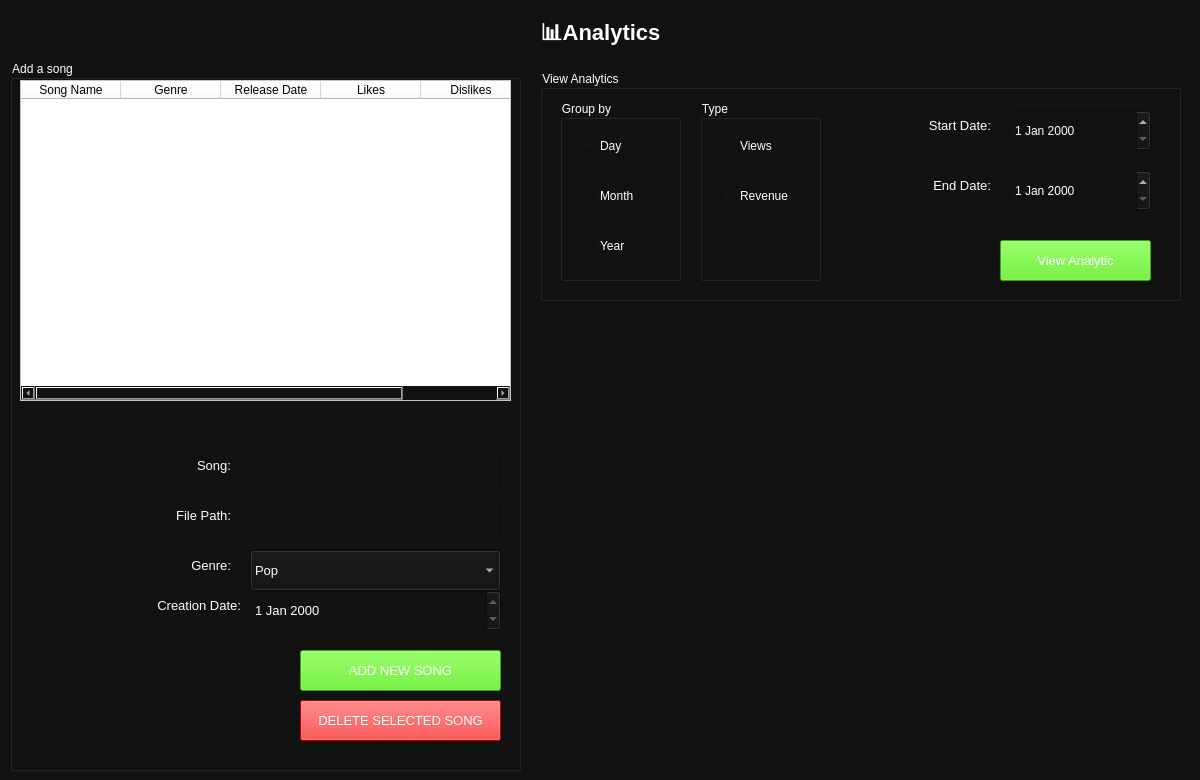
      <widget class="QWidget" name="analyticsPage">
       <property name="styleSheet">
        <string notr="true">background-color: #121212; color: #fff;</string>
       </property>
       <widget class="QLabel" name="searchTitle_4">
        <property name="geometry">
         <rect>
          <x>10</x>
          <y>20</y>
          <width>1181</width>
          <height>30</height>
         </rect>
        </property>
        <property name="styleSheet">
         <string notr="true">font-size:22px; font-weight:bold;</string>
        </property>
        <property name="text">
         <string>📊Analytics</string>
        </property>
        <property name="alignment">
         <set>Qt::AlignCenter</set>
        </property>
       </widget>
       <widget class="QGroupBox" name="groupBox_3">
        <property name="geometry">
         <rect>
          <x>10</x>
          <y>60</y>
          <width>511</width>
          <height>711</height>
         </rect>
        </property>
        <property name="title">
         <string>Add a song</string>
        </property>
        <widget class="QTableWidget" name="tableWidget_2">
         <property name="geometry">
          <rect>
           <x>10</x>
           <y>20</y>
           <width>491</width>
           <height>321</height>
          </rect>
         </property>
         <property name="styleSheet">
          <string notr="true">background-color:#FFFFFF ; color: #000000;</string>
         </property>
         <column>
          <property name="text">
           <string>Song Name</string>
          </property>
         </column>
         <column>
          <property name="text">
           <string>Genre</string>
          </property>
         </column>
         <column>
          <property name="text">
           <string>Release Date</string>
          </property>
         </column>
         <column>
          <property name="text">
           <string>Likes</string>
          </property>
         </column>
         <column>
          <property name="text">
           <string>Dislikes</string>
          </property>
         </column>
        </widget>
        <widget class="QLineEdit" name="S_SongName_2">
         <property name="geometry">
          <rect>
           <x>240</x>
           <y>390</y>
           <width>251</width>
           <height>41</height>
          </rect>
         </property>
         <property name="font">
          <font>
           <pointsize>10</pointsize>
          </font>
         </property>
         <property name="readOnly">
          <bool>false</bool>
         </property>
        </widget>
        <widget class="QLineEdit" name="S_SongName_3">
         <property name="geometry">
          <rect>
           <x>240</x>
           <y>440</y>
           <width>251</width>
           <height>41</height>
          </rect>
         </property>
         <property name="font">
          <font>
           <pointsize>10</pointsize>
          </font>
         </property>
         <property name="readOnly">
          <bool>false</bool>
         </property>
        </widget>
        <widget class="QComboBox" name="comboBox">
         <property name="geometry">
          <rect>
           <x>240</x>
           <y>490</y>
           <width>251</width>
           <height>41</height>
          </rect>
         </property>
         <property name="font">
          <font>
           <pointsize>10</pointsize>
          </font>
         </property>
         <item>
          <property name="text">
           <string>Pop</string>
          </property>
         </item>
         <item>
          <property name="text">
           <string>Rock</string>
          </property>
         </item>
         <item>
          <property name="text">
           <string>Hip Hop</string>
          </property>
         </item>
         <item>
          <property name="text">
           <string>Jazz</string>
          </property>
         </item>
         <item>
          <property name="text">
           <string>Electronic</string>
          </property>
         </item>
         <item>
          <property name="text">
           <string>Blues</string>
          </property>
         </item>
         <item>
          <property name="text">
           <string>Acoustic</string>
          </property>
         </item>
         <item>
          <property name="text">
           <string>Rap</string>
          </property>
         </item>
         <item>
          <property name="text">
           <string>Metal</string>
          </property>
         </item>
         <item>
          <property name="text">
           <string>Country</string>
          </property>
         </item>
         <item>
          <property name="text">
           <string>R&amp;B</string>
          </property>
         </item>
         <item>
          <property name="text">
           <string>Classical</string>
          </property>
         </item>
        </widget>
        <widget class="QLabel" name="label_50">
         <property name="geometry">
          <rect>
           <x>140</x>
           <y>390</y>
           <width>81</width>
           <height>31</height>
          </rect>
         </property>
         <property name="font">
          <font>
           <pointsize>10</pointsize>
          </font>
         </property>
         <property name="layoutDirection">
          <enum>Qt::LeftToRight</enum>
         </property>
         <property name="text">
          <string>Song:</string>
         </property>
         <property name="alignment">
          <set>Qt::AlignRight|Qt::AlignTrailing|Qt::AlignVCenter</set>
         </property>
        </widget>
        <widget class="QLabel" name="label_51">
         <property name="geometry">
          <rect>
           <x>140</x>
           <y>440</y>
           <width>81</width>
           <height>31</height>
          </rect>
         </property>
         <property name="font">
          <font>
           <pointsize>10</pointsize>
          </font>
         </property>
         <property name="layoutDirection">
          <enum>Qt::LeftToRight</enum>
         </property>
         <property name="text">
          <string>File Path:</string>
         </property>
         <property name="alignment">
          <set>Qt::AlignRight|Qt::AlignTrailing|Qt::AlignVCenter</set>
         </property>
        </widget>
        <widget class="QLabel" name="label_52">
         <property name="geometry">
          <rect>
           <x>140</x>
           <y>490</y>
           <width>81</width>
           <height>31</height>
          </rect>
         </property>
         <property name="font">
          <font>
           <pointsize>10</pointsize>
          </font>
         </property>
         <property name="layoutDirection">
          <enum>Qt::LeftToRight</enum>
         </property>
         <property name="text">
          <string>Genre:</string>
         </property>
         <property name="alignment">
          <set>Qt::AlignRight|Qt::AlignTrailing|Qt::AlignVCenter</set>
         </property>
        </widget>
        <widget class="QLabel" name="label_53">
         <property name="geometry">
          <rect>
           <x>80</x>
           <y>530</y>
           <width>151</width>
           <height>31</height>
          </rect>
         </property>
         <property name="font">
          <font>
           <pointsize>10</pointsize>
          </font>
         </property>
         <property name="layoutDirection">
          <enum>Qt::LeftToRight</enum>
         </property>
         <property name="text">
          <string>Creation Date:</string>
         </property>
         <property name="alignment">
          <set>Qt::AlignRight|Qt::AlignTrailing|Qt::AlignVCenter</set>
         </property>
        </widget>
        <widget class="QDateEdit" name="PL_Date_2">
         <property name="geometry">
          <rect>
           <x>240</x>
           <y>530</y>
           <width>251</width>
           <height>41</height>
          </rect>
         </property>
         <property name="font">
          <font>
           <pointsize>10</pointsize>
          </font>
         </property>
         <property name="readOnly">
          <bool>true</bool>
         </property>
        </widget>
        <widget class="QPushButton" name="S_AddQueueBtn_2">
         <property name="geometry">
          <rect>
           <x>290</x>
           <y>590</y>
           <width>201</width>
           <height>41</height>
          </rect>
         </property>
         <property name="font">
          <font>
           <pointsize>10</pointsize>
          </font>
         </property>
         <property name="styleSheet">
          <string notr="true">
background-color: rgb(78, 230, 13);</string>
         </property>
         <property name="text">
          <string>ADD NEW SONG</string>
         </property>
         <property name="checkable">
          <bool>true</bool>
         </property>
        </widget>
        <widget class="QPushButton" name="S_ReportBtn_3">
         <property name="geometry">
          <rect>
           <x>290</x>
           <y>640</y>
           <width>201</width>
           <height>41</height>
          </rect>
         </property>
         <property name="font">
          <font>
           <pointsize>10</pointsize>
          </font>
         </property>
         <property name="styleSheet">
          <string notr="true">
background-color: rgb(255, 0, 0);</string>
         </property>
         <property name="text">
          <string>DELETE SELECTED SONG</string>
         </property>
         <property name="checkable">
          <bool>true</bool>
         </property>
        </widget>
       </widget>
       <widget class="QGroupBox" name="groupBox_4">
        <property name="geometry">
         <rect>
          <x>540</x>
          <y>70</y>
          <width>641</width>
          <height>231</height>
         </rect>
        </property>
        <property name="title">
         <string>View Analytics</string>
        </property>
        <widget class="QGroupBox" name="groupBox_7">
         <property name="geometry">
          <rect>
           <x>20</x>
           <y>30</y>
           <width>121</width>
           <height>181</height>
          </rect>
         </property>
         <property name="title">
          <string>Group by</string>
         </property>
         <widget class="QRadioButton" name="RevenueDay">
          <property name="geometry">
           <rect>
            <x>20</x>
            <y>30</y>
            <width>81</width>
            <height>31</height>
           </rect>
          </property>
          <property name="text">
           <string>Day</string>
          </property>
         </widget>
         <widget class="QRadioButton" name="RevenueMonth">
          <property name="geometry">
           <rect>
            <x>20</x>
            <y>80</y>
            <width>81</width>
            <height>31</height>
           </rect>
          </property>
          <property name="text">
           <string>Month</string>
          </property>
         </widget>
         <widget class="QRadioButton" name="RevenueYear">
          <property name="geometry">
           <rect>
            <x>20</x>
            <y>130</y>
            <width>81</width>
            <height>31</height>
           </rect>
          </property>
          <property name="text">
           <string>Year</string>
          </property>
         </widget>
        </widget>
        <widget class="QGroupBox" name="groupBox_8">
         <property name="geometry">
          <rect>
           <x>160</x>
           <y>30</y>
           <width>121</width>
           <height>181</height>
          </rect>
         </property>
         <property name="title">
          <string>Type</string>
         </property>
         <widget class="QRadioButton" name="RevenueDay_2">
          <property name="geometry">
           <rect>
            <x>20</x>
            <y>30</y>
            <width>81</width>
            <height>31</height>
           </rect>
          </property>
          <property name="text">
           <string>Views</string>
          </property>
         </widget>
         <widget class="QRadioButton" name="RevenueMonth_2">
          <property name="geometry">
           <rect>
            <x>20</x>
            <y>80</y>
            <width>81</width>
            <height>31</height>
           </rect>
          </property>
          <property name="text">
           <string>Revenue</string>
          </property>
         </widget>
        </widget>
        <widget class="QDateEdit" name="ReveueStartDate">
         <property name="geometry">
          <rect>
           <x>470</x>
           <y>40</y>
           <width>141</width>
           <height>41</height>
          </rect>
         </property>
        </widget>
        <widget class="QDateEdit" name="ReveueStartDate_2">
         <property name="geometry">
          <rect>
           <x>470</x>
           <y>100</y>
           <width>141</width>
           <height>41</height>
          </rect>
         </property>
        </widget>
        <widget class="QLabel" name="label_54">
         <property name="geometry">
          <rect>
           <x>350</x>
           <y>40</y>
           <width>101</width>
           <height>31</height>
          </rect>
         </property>
         <property name="font">
          <font>
           <pointsize>10</pointsize>
          </font>
         </property>
         <property name="layoutDirection">
          <enum>Qt::LeftToRight</enum>
         </property>
         <property name="text">
          <string>Start Date:</string>
         </property>
         <property name="alignment">
          <set>Qt::AlignRight|Qt::AlignTrailing|Qt::AlignVCenter</set>
         </property>
        </widget>
        <widget class="QLabel" name="label_56">
         <property name="geometry">
          <rect>
           <x>350</x>
           <y>100</y>
           <width>101</width>
           <height>31</height>
          </rect>
         </property>
         <property name="font">
          <font>
           <pointsize>10</pointsize>
          </font>
         </property>
         <property name="layoutDirection">
          <enum>Qt::LeftToRight</enum>
         </property>
         <property name="text">
          <string>End Date:</string>
         </property>
         <property name="alignment">
          <set>Qt::AlignRight|Qt::AlignTrailing|Qt::AlignVCenter</set>
         </property>
        </widget>
        <widget class="QPushButton" name="RevenueViewBtn">
         <property name="geometry">
          <rect>
           <x>460</x>
           <y>170</y>
           <width>151</width>
           <height>41</height>
          </rect>
         </property>
         <property name="font">
          <font>
           <pointsize>10</pointsize>
          </font>
         </property>
         <property name="styleSheet">
          <string notr="true">
background-color: rgb(78, 230, 13);</string>
         </property>
         <property name="text">
          <string>View Analytic</string>
         </property>
         <property name="checkable">
          <bool>true</bool>
         </property>
        </widget>
       </widget>
      </widget>
